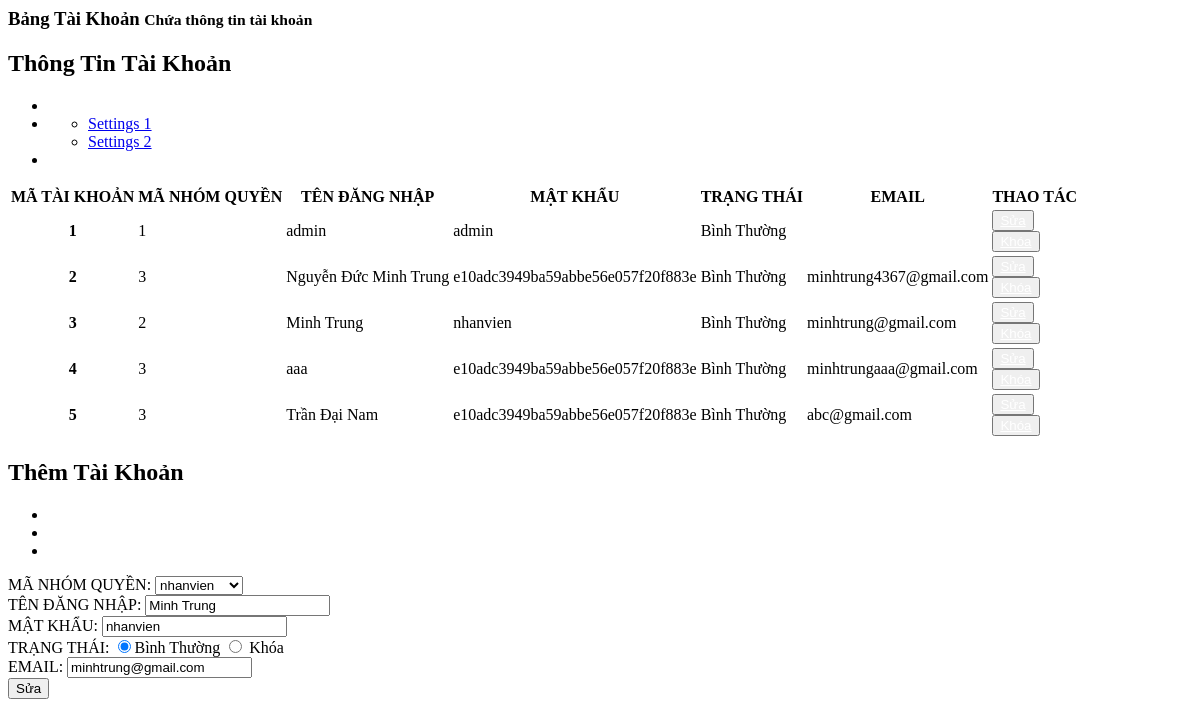
Screenshot of /admin/dashboard/manage_account.php?updatetk=3 with the database file from the repository.
### tables this page shows
CREATE TABLE `taikhoan` (
  `MA_TK` int(10) UNSIGNED NOT NULL,
  `MA_GROUP_QUYEN` int(10) UNSIGNED DEFAULT NULL,
  `TEN_DANG_NHAP` varchar(50) NOT NULL,
  `MAT_KHAU` varchar(500) NOT NULL,
  `STATUS` int(1) NOT NULL DEFAULT 1,
  `EMAIL` varchar(50) NOT NULL
);

CREATE TABLE `groupquyen` (
  `MA_GROUP_QUYEN` int(10) UNSIGNED NOT NULL,
  `TEN_GROUP_QUYEN` varchar(20) NOT NULL
);

### admin/dashboard/manage_account.php (the view, shortened to what this page needs)
<?php
$action_permission = "./action/add_account.php";
$displayupdate = 'none';
$displayblock = 'block';
$MA_TK = "";
$MA_GQ = "";
$TEN_DN = "";
$MK = "";
$EMAIL = "";
$TEN_GQ = "";
if (isset($_GET['updatetk'])) {
  $displayupdate = 'block';
  $id_ma_tk = $_GET['updatetk'];
  $showAccount = "SELECT * FROM taikhoan WHERE MA_TK = '$id_ma_tk'";
  $data1 = mysqli_fetch_assoc(mysqli_query($connect, $showAccount));
  $MA_TK = $data1['MA_TK'];
  $MA_GQ = $data1['MA_GROUP_QUYEN'];
  $TEN_DN = $data1['TEN_DANG_NHAP'];
  $MK = $data1['MAT_KHAU'];
  $EMAIL = $data1['EMAIL'];
  $showPermission = "SELECT * FROM groupquyen WHERE MA_GROUP_QUYEN='$MA_GQ'";
  $data = mysqli_fetch_assoc(mysqli_query($connect, $showPermission));
  $TEN_GQ = $data['TEN_GROUP_QUYEN'];
  $action_permission = "./action/update_account.php";
}
?>
<div class="right_col" role="main">
  <div class="">
    <div class="page-title">
      <div class="title_left">
        <h3>Bảng Tài Khoản <small>Chứa thông tin tài khoản</small></h3>
      </div>
    </div>
    <div class="row">
      <div class="col-md-8 col-sm-6 col-xs-12">
        <div class="x_panel">
          <div class="x_title">
            <h2>Thông Tin Tài Khoản </h2>
            <ul class="nav navbar-right panel_toolbox">
              <li><a class="collapse-link"><i class="fa fa-chevron-up"></i></a>
              </li>
              <li class="dropdown">
                <ul class="dropdown-menu" role="menu">
                  <li><a href="#">Settings 1</a>
                  </li>
                  <li><a href="#">Settings 2</a>
                  </li>
                </ul>
              </li>
              <li><a class="close-link"><i class="fa fa-close"></i></a>
              </li>
            </ul>
          </div>
          <div class="x_content" style="overflow: auto;">
            <table class="table table-striped">
              <thead>
                <tr>
                  <th>MÃ TÀI KHOẢN</th>
                  <th>MÃ NHÓM QUYỀN</th>
                  <th>TÊN ĐĂNG NHẬP</th>
                  <th>MẬT KHẨU</th>
                  <th>TRẠNG THÁI</th>
                  <th>EMAIL</th>
                  <th>THAO TÁC</th>
                </tr>
              </thead>
              <tbody>
                <?php
                $getAccount = "SELECT * FROM taikhoan";
                $Accounts = mysqli_query($connect, $getAccount);
                while ($Account = mysqli_fetch_array($Accounts)) {
                  if($Account['STATUS']=='1'){
                    $trangthai="Bình Thường";
                    $displayblock = 'block';
                  } else {
                    $trangthai = "Đã Khóa";
                    $displayunblock = 'block';
                    $displayblock = 'none';
                  }
                ?>
                  <tr>
                    <th scope="row"><?php echo $Account['MA_TK']  ?></th>
                    <td><?php echo $Account['MA_GROUP_QUYEN'] ?></td>
                    <td><?php echo $Account['TEN_DANG_NHAP'] ?></td>
                    <td><?php echo $Account['MAT_KHAU'] ?></td>
                    <td><?php echo $trangthai ?></td>
                    <td><?php echo $Account['EMAIL'] ?></td>
                    <td>
                      <button id="open-update-PN" type="button" class="btn btn-warning" onclick=''><a style="color: white;" href="index.php?manage=accounts&updatetk=<?php echo $Account['MA_TK'] ?>">Sửa</a></button>
                      <button type="submit" style="display:<?php echo $displayblock ?>" class="btn btn-success">
                        <a style="color: white;" href="index.php?manage=accounts&blockstt=<?php echo $Account['STATUS']?>&matk=<?php echo $Account['MA_TK'] ?>">Khóa</a>
                      </button>
                    </td>
                  </tr>
                <?php
                }
                ?>
              </tbody>
            </table>
          </div>
        </div>
      </div>
      <div class="col-md-4 col-sm-6 col-xs-12">
        <div class="x_panel">
          <div class="x_title">
            <h2>Thêm Tài Khoản</h2>
            <ul class="nav navbar-right panel_toolbox">
              <li><a class="collapse-link"><i class="fa fa-chevron-up"></i></a>
              </li>
              <li class="dropdown">
              </li>
              <li><a class="close-link"><i class="fa fa-close"></i></a>
              </li>
            </ul>
          </div>
          <div class="x_content">
            <form action="<?php echo $action_permission ?>" method="get" id='form-account' >
              <div class="form-group">
                <div class="form-group">
                  <label for="manhomquyen">MÃ NHÓM QUYỀN:</label>
                  <select class="form-control" id="manhomquyen" name="manhomquyen">
                    <option value="<?php echo  $MA_GQ ?>" selected><?php echo  $TEN_GQ ?></option>
                  </select>
                </div>
                <div class="form-group">
                  <label for="tendn">TÊN ĐĂNG NHẬP:</label>
                  <input type="text" class="form-control" id="tendn" placeholder="Nhập mã tài khoản" name="tendn" value="<?php echo  $TEN_DN ?>" require>
                </div>
                <div class="form-group">
                  <label for="mk">MẬT KHẨU:</label>
                  <input type="text" class="form-control" id="mk" placeholder="Nhập mã tài khoản" name="mk" value="<?php echo  $MK ?>" require>
                </div>
                <div class="form-group row">
                  <label for="trangthai">TRẠNG THÁI:</label>
                  <?php
                    $checked="";
                    $unchecked="";
                    $gettt = mysqli_query($connect, "SELECT STATUS from taikhoan WHERE MA_TK='$MA_TK'");
                    if ($gettt->num_rows > 0) {
                      while ($row = $gettt->fetch_assoc()) {
                        if ($row["STATUS"] == '1') {
                          $checked="checked" ;
                          $unchecked="";
                        } else if ($row["STATUS"] == '0') {
                          $unchecked="checked";
                          $checked="";
                        }
                      }
                    }
                  ?>
                  <input type="radio" <?php echo $checked;?> class="form-control" id="trangthai" name="trangthai" value="1" require>Bình Thường
                  <input type="radio" <?php echo $unchecked;?> class="form-control" id="trangthai" name="trangthai" value="0" require> Khóa
                </div>
                <div class="form-group">
                  <label for="email">EMAIL:</label>
                  <input type="text" class="form-control" id="email" placeholder="Nhập mã tài khoản" name="email" value="<?php echo  $EMAIL ?>" require>
                </div>
                <div id="button-update-PN" style="display:<?php echo $displayupdate ?>">
                  <button type="submit" class="btn btn-warning">Sửa</button>
                </div>
            </form>
          </div>
        </div>
      </div>
    </div>
  </div>
</div>

### rows the page displays
taikhoan: MA_TK "1", MA_GROUP_QUYEN "1", TEN_DANG_NHAP "admin", MAT_KHAU "admin", STATUS "Bình Thường"
taikhoan: MA_TK "2", MA_GROUP_QUYEN "3", TEN_DANG_NHAP "Nguyễn Đức Minh Trung", MAT_KHAU "e10adc3949ba59abbe56e057f20f883e", STATUS "Bình Thường", EMAIL "minhtrung4367@gmail.com"
taikhoan: MA_TK "3", MA_GROUP_QUYEN "2", TEN_DANG_NHAP "Minh Trung", MAT_KHAU "nhanvien", STATUS "Bình Thường", EMAIL "minhtrung@gmail.com", tendn "Minh Trung", mk "nhanvien", email "minhtrung@gmail.com"
taikhoan: MA_TK "4", MA_GROUP_QUYEN "3", TEN_DANG_NHAP "aaa", MAT_KHAU "e10adc3949ba59abbe56e057f20f883e", STATUS "Bình Thường", EMAIL "minhtrungaaa@gmail.com"
taikhoan: MA_TK "5", MA_GROUP_QUYEN "3", TEN_DANG_NHAP "Trần Đại Nam", MAT_KHAU "e10adc3949ba59abbe56e057f20f883e", STATUS "Bình Thường", EMAIL "abc@gmail.com"
groupquyen: manhomquyen "nhanvien"
